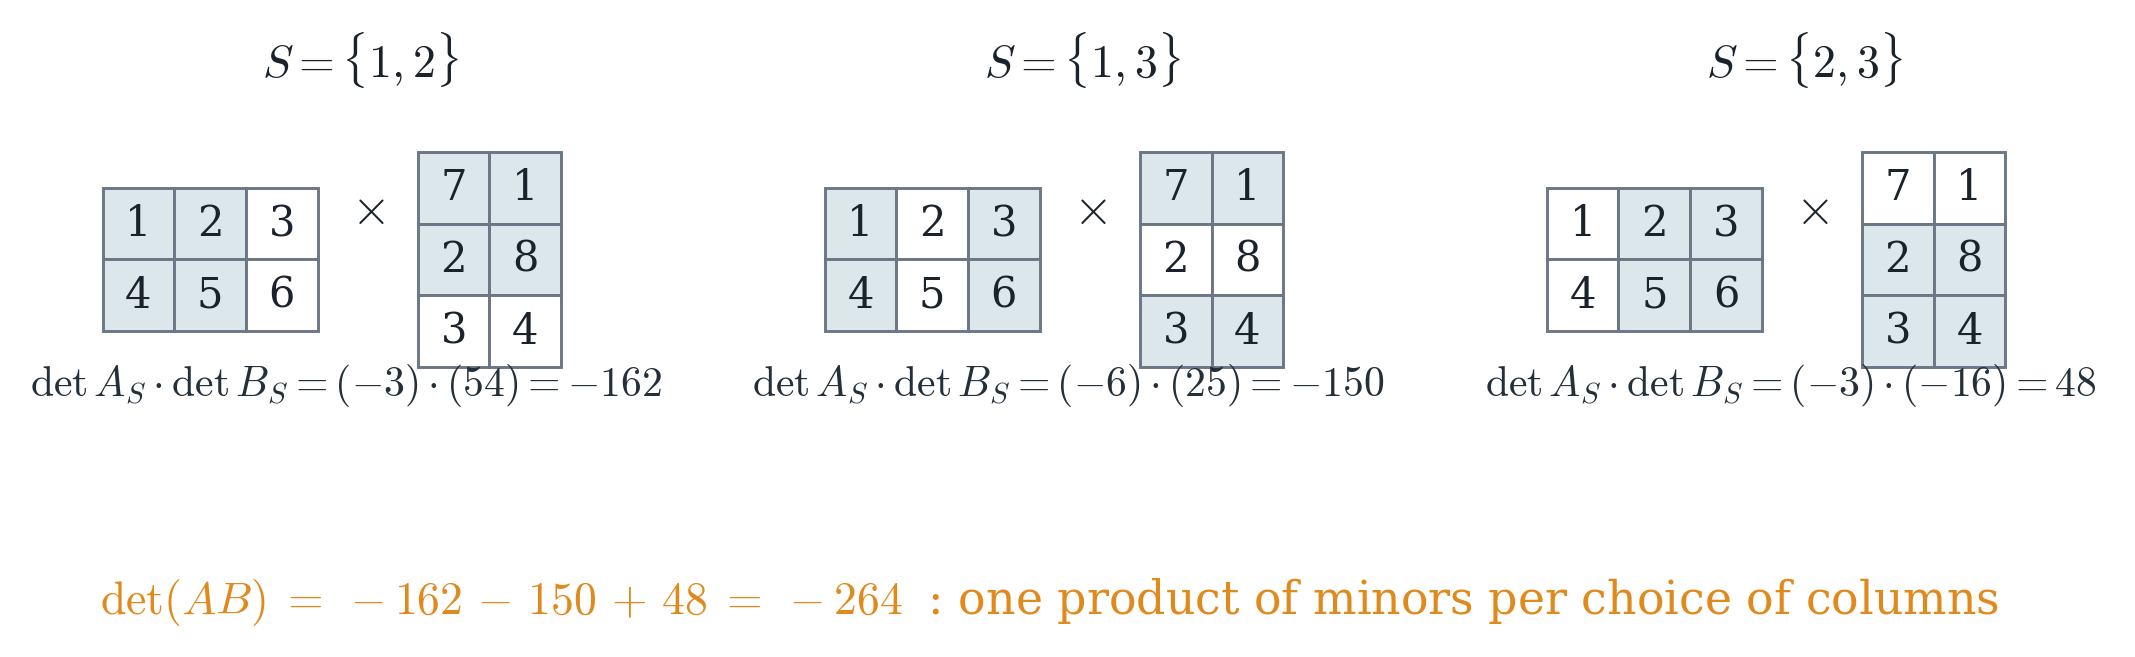

Write Python code to recreate this figure.
"""Fig 2 (Paper V): Cauchy-Binet on a 2x3 / 3x2 pair -- the three column
selections and their minor products. All numbers exact (det AB = -264)."""
import numpy as np
import matplotlib.pyplot as plt
from fig_style import COL, setup, save

setup()

A = np.array([[1, 2, 3], [4, 5, 6]])
B = np.array([[7, 1], [2, 8], [3, 4]])
AB = A @ B
assert round(np.linalg.det(AB)) == -264
sels = [(0, 1), (0, 2), (1, 2)]
prods = []
for S in sels:
    dA = round(np.linalg.det(A[:, S]))
    dB = round(np.linalg.det(B[S, :]))
    prods.append((dA, dB))
assert sum(a * b for a, b in prods) == -264


def draw_mat(ax, M, x0, y0, cw, ch, hl_cols=None, hl_rows=None, fs=10):
    m, n = M.shape
    for i in range(m):
        for j in range(n):
            sel = (hl_cols is not None and j in hl_cols) or \
                  (hl_rows is not None and i in hl_rows)
            fc = COL["band"] if sel else "white"
            ax.add_patch(plt.Rectangle((x0 + j * cw, y0 - (i + 1) * ch), cw, ch,
                                       facecolor=fc, edgecolor=COL["grey"], lw=0.7))
            ax.text(x0 + (j + 0.5) * cw, y0 - (i + 0.5) * ch, str(M[i, j]),
                    ha="center", va="center", fontsize=fs)


fig, axes = plt.subplots(1, 3, figsize=(8.8, 2.05))
labels = [r"$S=\{1,2\}$", r"$S=\{1,3\}$", r"$S=\{2,3\}$"]
for ax, S, (dA, dB), lab in zip(axes, sels, prods, labels):
    draw_mat(ax, A, 0.0, 2.0, 0.5, 0.5, hl_cols=S)
    ax.text(1.85, 1.75, r"$\times$", fontsize=12, ha="center")
    draw_mat(ax, B, 2.2, 2.25, 0.5, 0.5, hl_rows=S)
    ax.text(1.7, 0.55,
            rf"$\det A_S \cdot \det B_S = ({dA})\cdot({dB}) = {dA*dB}$",
            ha="center", fontsize=10, color=COL["node"])
    ax.set_title(lab, fontsize=11)
    ax.set_xlim(-0.3, 3.9); ax.set_ylim(0.2, 2.6)
    ax.set_aspect("equal"); ax.axis("off")
fig.suptitle(r"$\det(AB) \;=\; -162 \,-\, 150 \,+\, 48 \;=\; -264$"
             r"$\;$ : one product of minors per choice of columns",
             fontsize=11, y=0.02, color=COL["accent"])
fig.subplots_adjust(top=0.86, bottom=0.16)
save(fig, "mt_fig2_cauchybinet")
